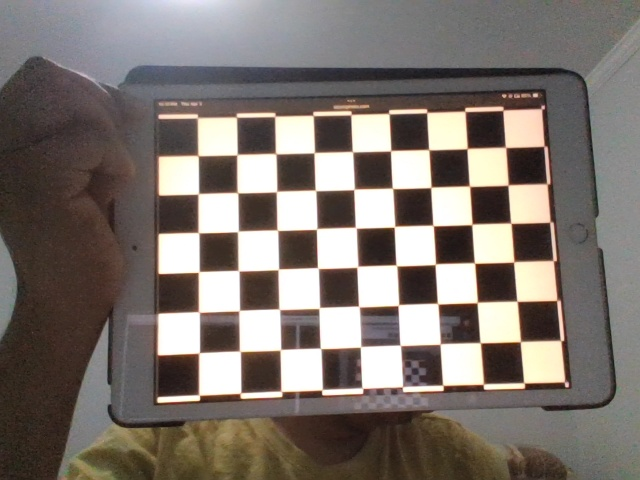
#> input picture Camera-Calibration/checkerboard_images_hp_laptop/img_00.jpg, 640 x 480 px; its folder holds only this picture in this run
$ python calibration.py
#> lines starting #> are read from the running program, lines starting #| are printed output that depends on the picture
import cv2
import numpy as np
import glob
import os

# === Parameters ===
CHECKERBOARD = (9, 6)        # Number of inner corners
SQUARE_SIZE = 0.019          # Size of one square in meters

# === Paths ===
IMAGE_DIR = "checkerboard_images_hp_laptop"
IMAGE_PATTERN = os.path.join(IMAGE_DIR, "*.jpg")

# === Storage ===
objpoints = []  # 3D points in real world space
imgpoints = []  # 2D points in image plane

# Prepare object points grid
objp = np.zeros((CHECKERBOARD[0]*CHECKERBOARD[1], 3), np.float32)
objp[:, :2] = np.mgrid[0:CHECKERBOARD[0], 0:CHECKERBOARD[1]].T.reshape(-1, 2)
objp *= SQUARE_SIZE

# === Loop through all images ===
images = glob.glob(IMAGE_PATTERN)
for idx, fname in enumerate(images):
    img = cv2.imread(fname)
#> img is the input picture: shape (480, 640, 3); mean B, G, R 110.6, 116.6, 125
    gray = cv2.cvtColor(img, cv2.COLOR_BGR2GRAY)
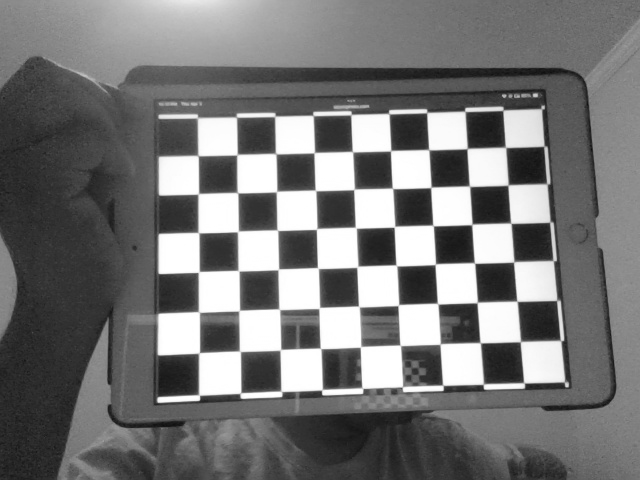
#> gray: shape (480, 640); min 12, max 255, mean 118.4

    ret, corners = cv2.findChessboardCorners(gray, CHECKERBOARD, None)
#> ret = True; corners = 54 rows, first 8: [198.8, 156.6], [237.9, 153], [274.4, 152.3], [315.4, 151.4], [353.8, 152.8], [390.1, 151.4], [428, 148.4], [466.4, 149.4]

    if ret:
        print(f"[✓] Corners found in {fname}")
        objpoints.append(objp)
        imgpoints.append(corners)

        # Draw and display corners
        img_corners = cv2.drawChessboardCorners(img.copy(), CHECKERBOARD, corners, ret)
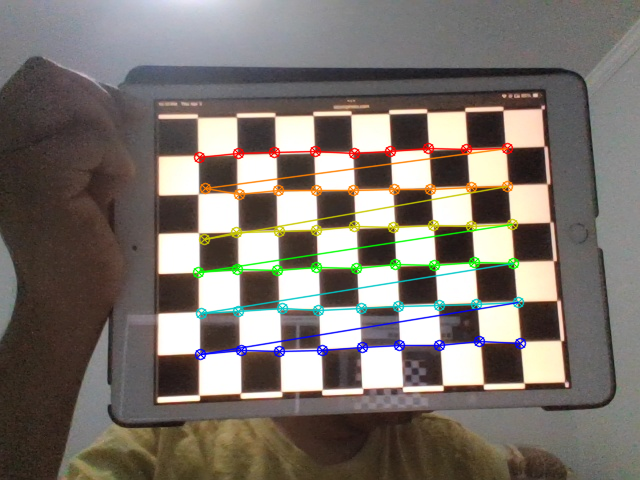
#> img_corners: shape (480, 640, 3); mean B, G, R 108.8, 115.8, 123.1
        cv2.imshow('Corners', img_corners)
        cv2.waitKey(200)
    else:
        print(f"[✗] Checkerboard not found in {fname}")

cv2.destroyAllWindows()

# === Calibrate the camera ===
if len(objpoints) < 5:
    print("Not enough valid images for calibration. Need at least 5.")
    exit()
#> (the program exits here)

$ run again, on Camera-Calibration/checkerboard_images_hp_laptop/img_04.jpg
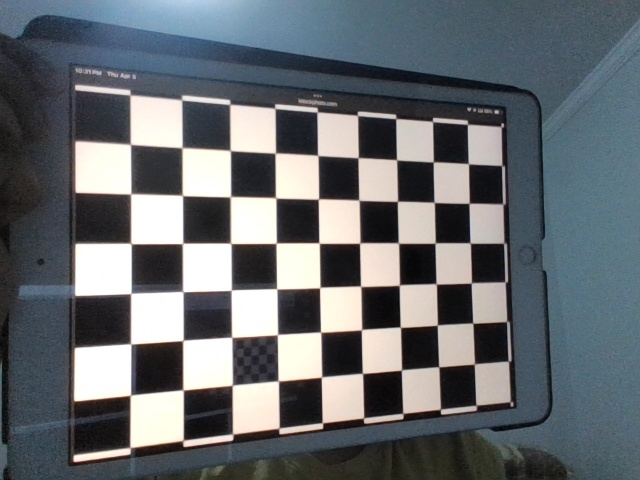
#> input picture Camera-Calibration/checkerboard_images_hp_laptop/img_04.jpg, 640 x 480 px
#> img is the input picture: shape (480, 640, 3); mean B, G, R 112.2, 108, 102.9
#> `gray = cv2.cvtColor(img, cv2.COLOR_BGR2GRAY)`:
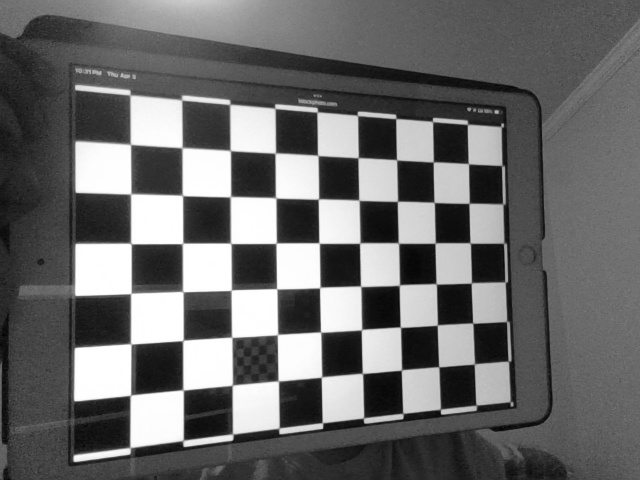
#> gray: shape (480, 640); min 0, max 255, mean 106.9
#> ret = True; corners = 54 rows, first 8: [131.4, 145.5], [180.2, 148.4], [231, 149.5], [274.3, 154.1], [316.9, 154.5], [357.6, 158.3], [396.4, 159.5], [433, 162.2]
#> `img_corners = cv2.drawChessboardCorners(img.copy(), CHECKERBOARD, corn..`:
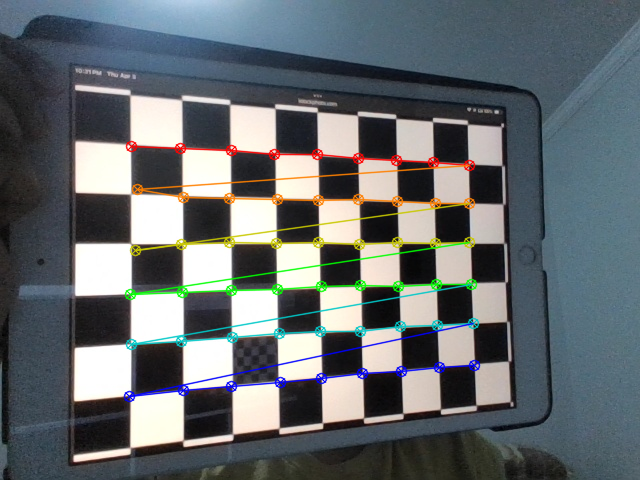
#> img_corners: shape (480, 640, 3); mean B, G, R 110.7, 107.8, 101.8

$ run again, on Camera-Calibration/checkerboard_images_hp_laptop/img_06.jpg
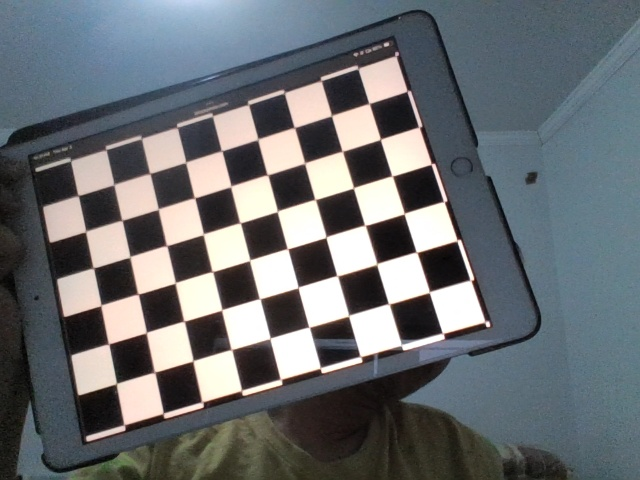
#> input picture Camera-Calibration/checkerboard_images_hp_laptop/img_06.jpg, 640 x 480 px
#> img is the input picture: shape (480, 640, 3); mean B, G, R 113.7, 110.4, 106.2
#> `gray = cv2.cvtColor(img, cv2.COLOR_BGR2GRAY)`:
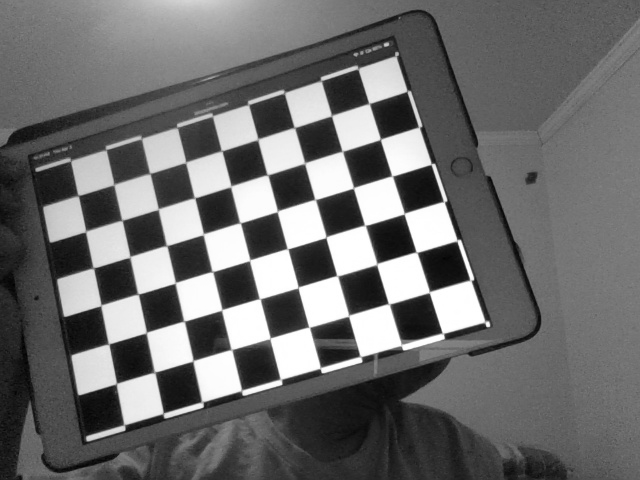
#> gray: shape (480, 640); min 0, max 255, mean 109.5
#> ret = True; corners = 54 rows, first 8: [81, 198], [112.8, 185.6], [150.1, 173.7], [184.8, 163.4], [221.4, 150.5], [256.7, 140.8], [294.5, 127.6], [330.9, 116.5]
#> `img_corners = cv2.drawChessboardCorners(img.copy(), CHECKERBOARD, corn..`:
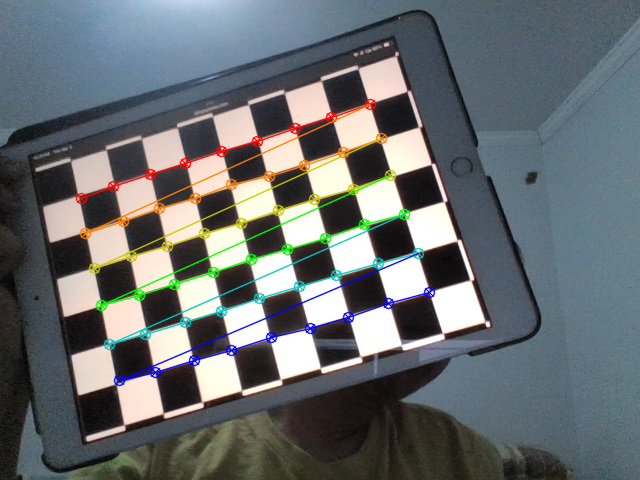
#> img_corners: shape (480, 640, 3); mean B, G, R 112.2, 110, 104.8

$ run again, on Camera-Calibration/checkerboard_images_hp_laptop/img_01.jpg
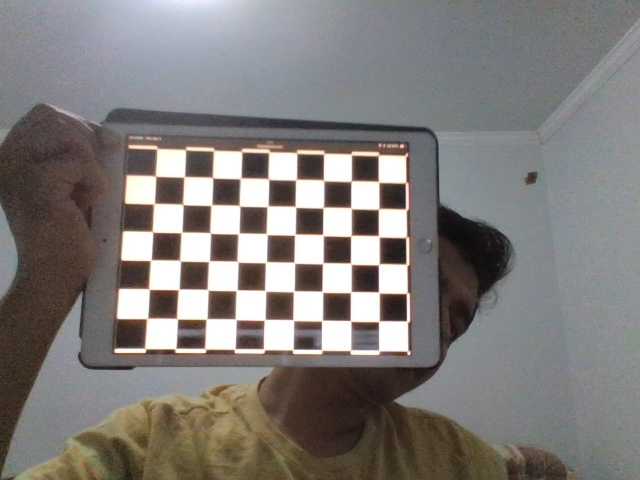
#> input picture Camera-Calibration/checkerboard_images_hp_laptop/img_01.jpg, 640 x 480 px
#> img is the input picture: shape (480, 640, 3); mean B, G, R 122.5, 124.6, 128.4
#> `gray = cv2.cvtColor(img, cv2.COLOR_BGR2GRAY)`:
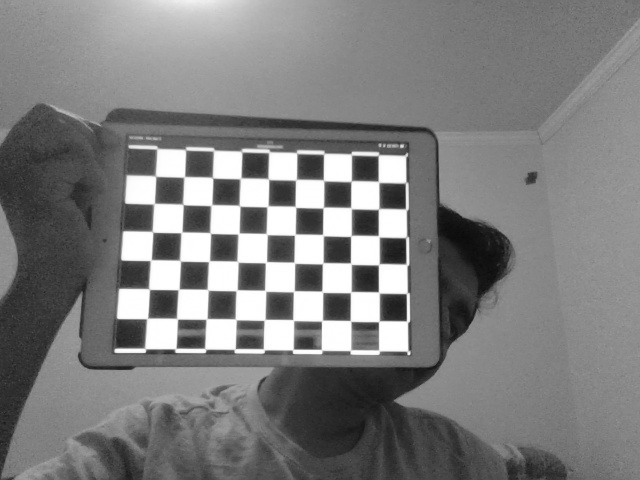
#> gray: shape (480, 640); min 10, max 255, mean 125.5
#> ret = True; corners = 54 rows, first 8: [156.6, 177.3], [185.5, 175.4], [212.5, 177.6], [239.1, 179.7], [269.6, 180.5], [294.4, 180.8], [322.3, 179.1], [350.4, 182.5]
#> `img_corners = cv2.drawChessboardCorners(img.copy(), CHECKERBOARD, corn..`:
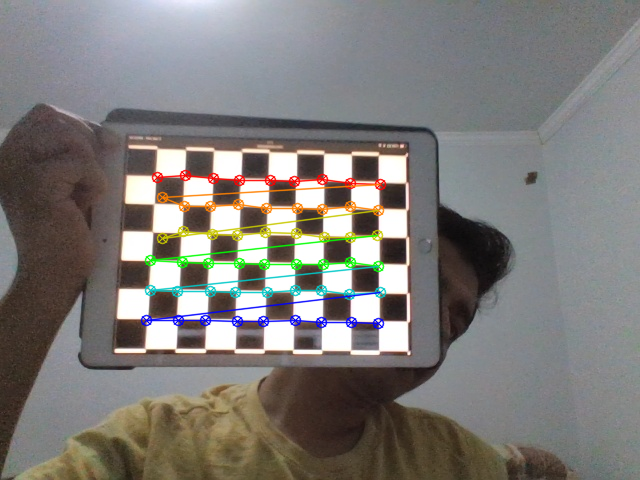
#> img_corners: shape (480, 640, 3); mean B, G, R 120.8, 123.9, 126.9
